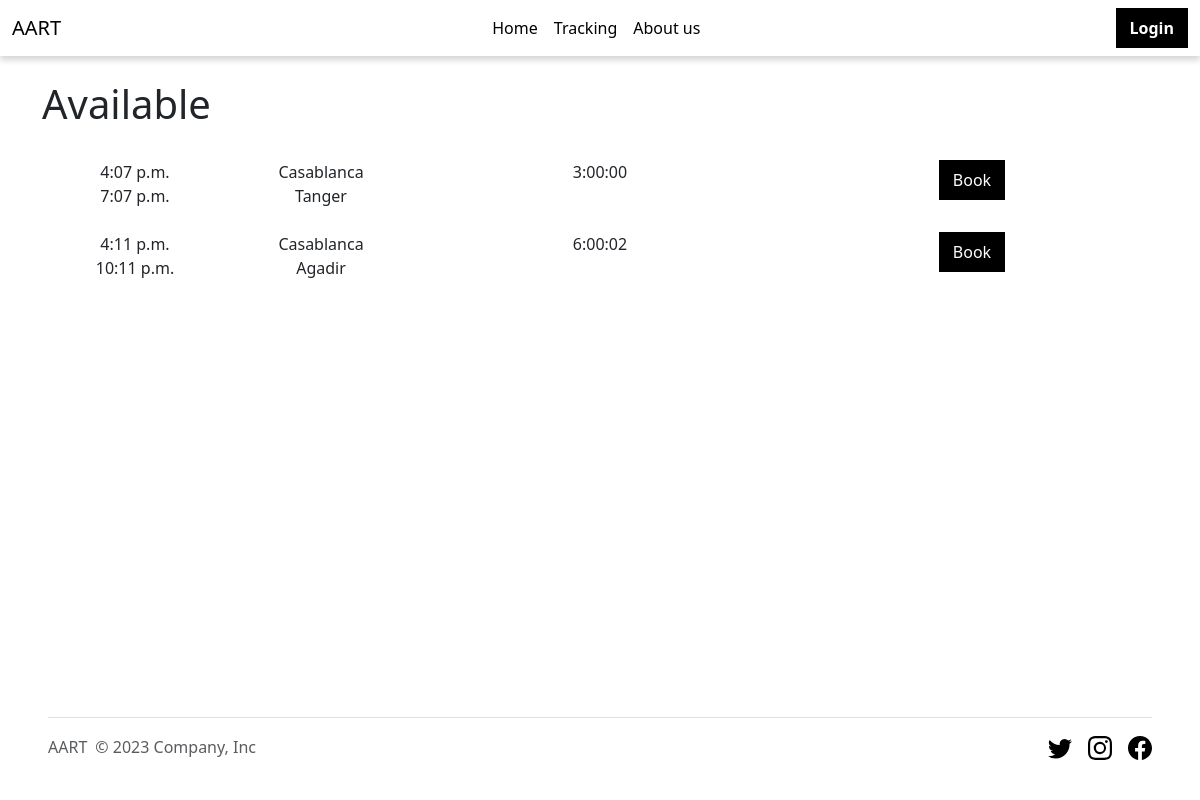
Before: / with the older database file.
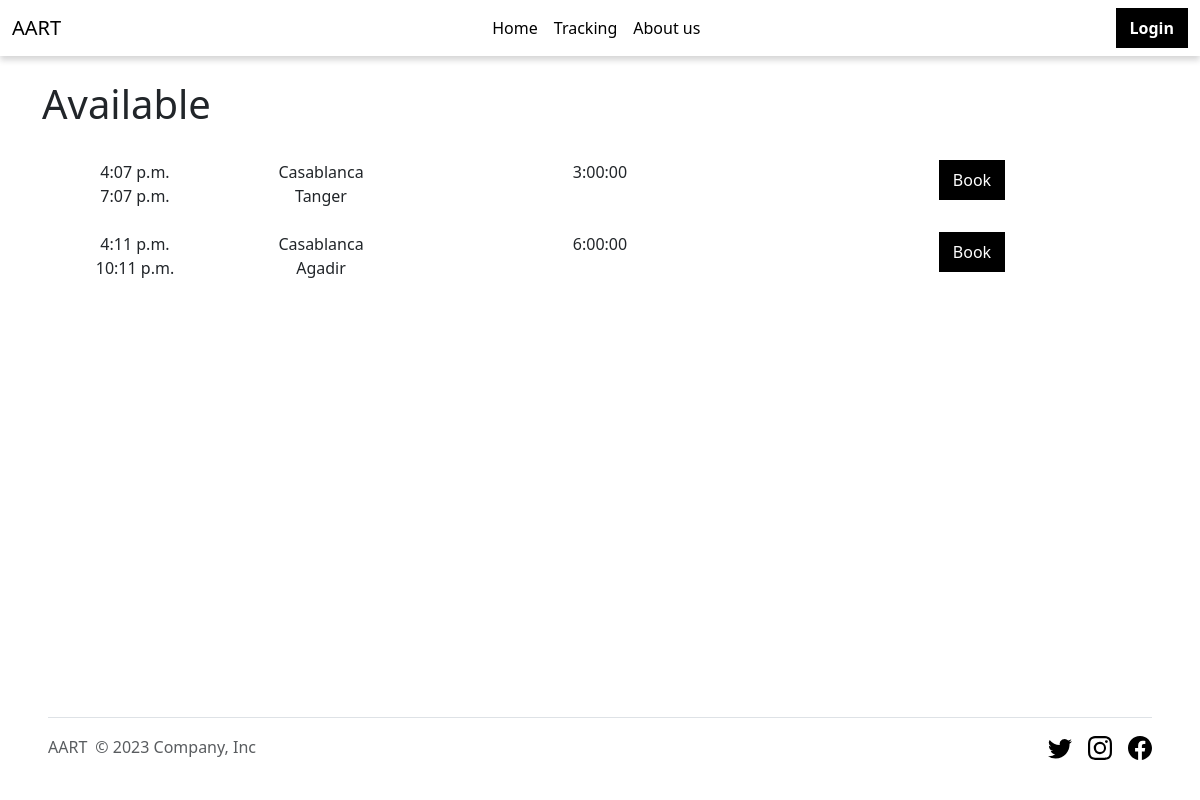
After: the same page with the newer database file.
### ticketing/models.py (models this page shows)
class BusRoute(models.Model):
    start_point = models.CharField(max_length=100)
    destination = models.CharField(max_length=100)
    departure_time = models.DateTimeField()
    arrival_time = models.DateTimeField()
    def duration(self):
        return self.arrival_time-self.departure_time
    bus = models.ForeignKey(Bus, on_delete=models.CASCADE)
    price = models.FloatField(default=0.0)

### ticketing/views.py (the view)
# urls.py: path("", views.index, name="index"),
def index(request):
    route_list=BusRoute.objects.all()
    context = {
        'route_list': route_list,
        'user': request.user,
    }
    return render(request, 'ticketing/index.html', context)

### templates/ticketing/index.html (shortened to what this page needs)
{% extends 'ticketing/base.html' %}
{% block content %}
<h1>Available </h1>
    <br>
<div class="container text-center">
    {% for route in route_list %}
    <div class="row">
        <div class="col">
            <div class="row">
                <div class="col">{{ route.departure_time.time }}</div>
                <div class="col">{{ route.start_point }}</div>
            </div>
            <div class="row">
                <div class="col">{{ route.arrival_time.time }}</div>
                <div class="col">{{ route.destination }}</div>
            </div>
        </div>
        <div class="col">
            {{ route.duration }}
        </div>
        <div class="col">
            <button class="btn">Book</button>
        </div>
    </div>
        <br>
    {% endfor %}
</div>
{% endblock %}

### templates/ticketing/base.html (shortened to what this page needs)
{% load static %}
<!doctype html>
<html lang="en">
  <head>
    <link href="{% static 'css/bootstrap.min.css' %}" rel="stylesheet" >
    <link href="{% static 'css/navbar.css' %}" rel="stylesheet" >
  </head>
  <body>
  	{% include 'ticketing/navbar.html' %}
    <br/>
    <div class="container">
    {% block content %}
    {% endblock %}
     </div>
    {% include 'ticketing/footer.html' %}
  </body>
</html>

### templates/ticketing/navbar.html (shortened to what this page needs)
<nav class="navbar navbar-expand-lg navbar-light" style="background-color:#ffffff;">
  <div class="container-fluid">
    <a class="navbar-brand" href="{% url 'index' %}">AART</a>
    <div class="collapse navbar-collapse" id="navbarSupportedContent">
      <ul class="navbar-nav mx-auto mb-2 mb-lg-0">
        <li class="nav-item">
          <a class="nav-link active" aria-current="page" href="{% url 'index' %}">Home</a>
        </li>
        <li class="nav-item">
          <a class="nav-link active" href="#">Tracking</a>
        </li>
        <li class="nav-item">
          <a class="nav-link active" href="#">About us</a>
        </li>
      </ul>
        {% if user.is_authenticated %}
      <a href="{% url 'loggout' %}" class="btn fw-bold">Logout</a>
        {% else %}
      <a href="{% url 'loggin' %}" class="btn fw-bold">Login</a>
        {% endif %}
    </div>
  </div>
</nav>

### templates/ticketing/footer.html (shortened to what this page needs)
<div class="container">
  <footer class="d-flex flex-wrap justify-content-between align-items-center py-3 my-4 border-top fixed-bottom m-5">
    <div class="col-md-4 d-flex align-items-center">
      <a href="/" class="mb-3 me-2 mb-md-0 text-muted text-decoration-none lh-1">
        <span class="">AART</span>
      </a>
      <span class="mb-3 mb-md-0 text-muted">&copy; 2023 Company, Inc</span>
    </div>
    <ul class="nav col-md-4 justify-content-end list-unstyled d-flex">
      <li class="ms-3"><a class="text-muted" href="#"><svg class="bi" width="24" height="24"><use xlink:href="#twitter"/></svg></a></li>
      <li class="ms-3"><a class="text-muted" href="#"><svg class="bi" width="24" height="24"><use xlink:href="#instagram"/></svg></a></li>
      <li class="ms-3"><a class="text-muted" href="#"><svg class="bi" width="24" height="24"><use xlink:href="#facebook"/></svg></a></li>
    </ul>
  </footer>
</div>

### static/css/navbar.css (style rules this page uses)
.navbar { box-shadow: 0 4px 6px 0 rgba(22, 22, 26, 0.18); }
@media screen and (min-width: 769px) { .btn { background-color: #000000; color: #ffffff; border-radius: 0; border-width: 2px; } }

Changed rows visible on the page:
changed BusRoute "Agadir": duration "6:00:02" → "6:00:00"
